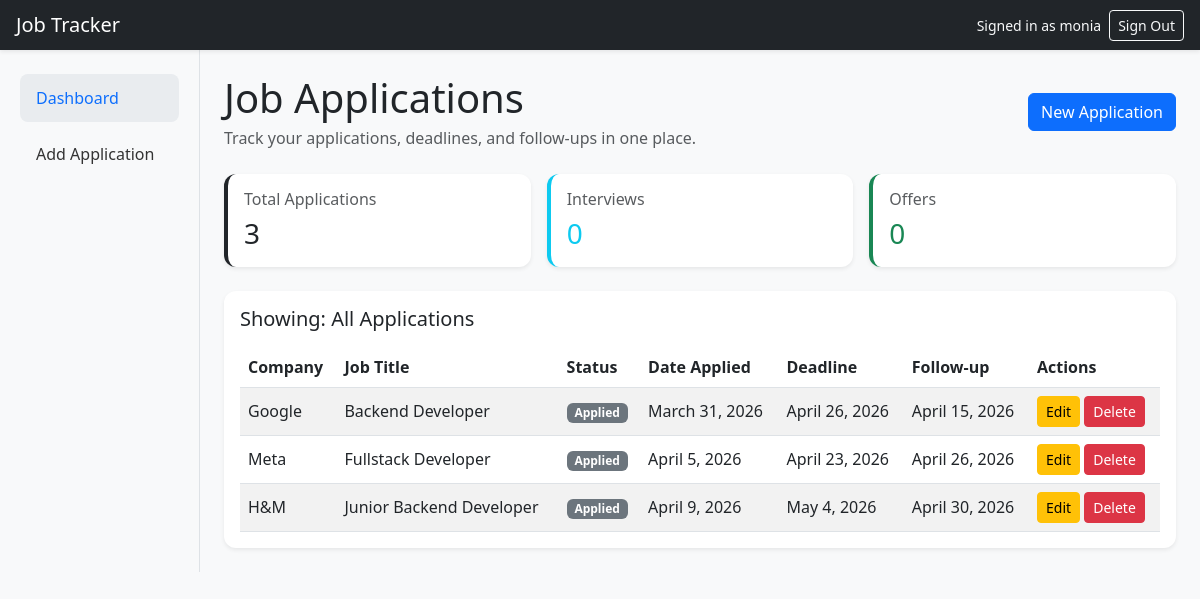
Page / (signed in) on the earlier database version.
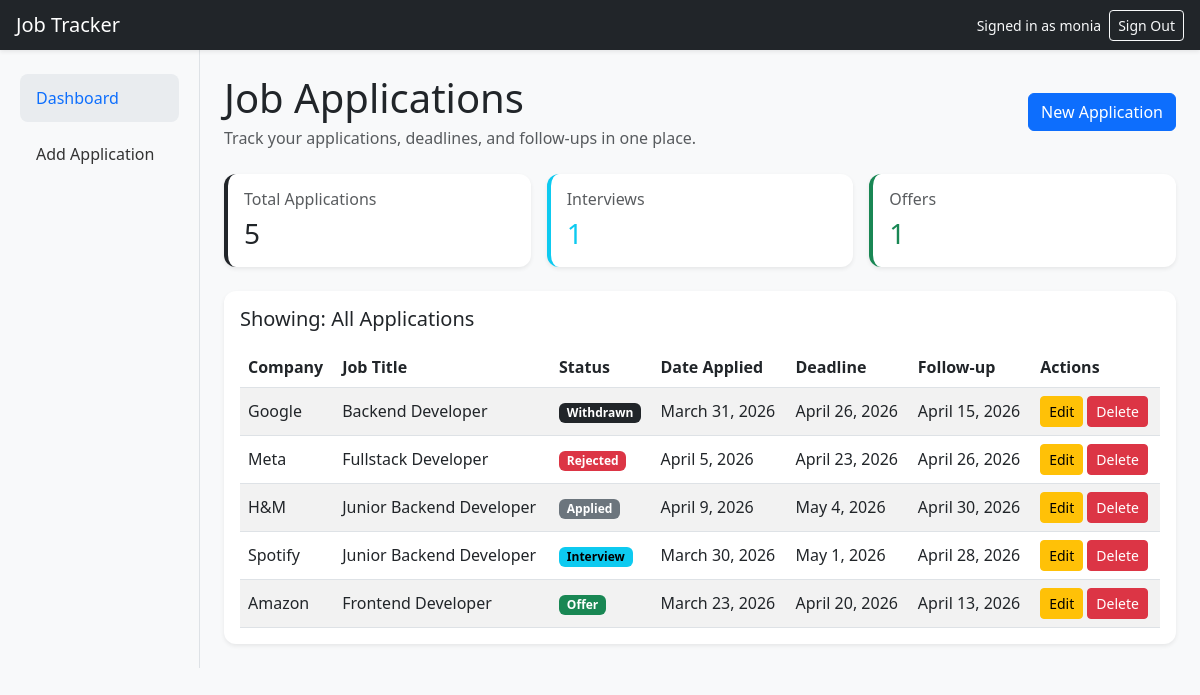
Same page on the later database version.
### tracker/models.py (models this page shows, shortened)
class JobApplication(models.Model):
    STATUS_CHOICES = [
        ("applied", "Applied"),
        ("interview", "Interview"),
        ("offer", "Offer"),
        ("rejected", "Rejected"),
        ("withdrawn", "Withdrawn"),
    ]
    user = models.ForeignKey(User, on_delete=models.CASCADE)
    company_name = models.CharField(max_length=100)
    job_title = models.CharField(max_length=100)
    status = models.CharField(
        max_length=20,
        choices=STATUS_CHOICES,
        default="applied",
    )
    date_applied = models.DateField()
    deadline = models.DateField(blank=True, null=True)
    follow_up_date = models.DateField(blank=True, null=True)
    contact_email = models.EmailField(blank=True)
    job_link = models.URLField(blank=True)
    notes = models.TextField(blank=True)

### tracker/views.py (the view)
# urls.py: path("", views.application_list, name="application_list"),
@login_required
def application_list(request):
    applications = JobApplication.objects.filter(user=request.user)
    status_filter = request.GET.get("status")
    if status_filter:
        applications = applications.filter(status=status_filter)
    stats = JobApplication.objects.filter(user=request.user).aggregate(
        total_applications=Count("id"),
        interview_count=Count("id", filter=Q(status="interview")),
        offer_count=Count("id", filter=Q(status="offer")),
    )
    return render(
        request,
        "tracker/application_list.html",
        {
            "applications": applications,
            "total_applications": stats["total_applications"],
            "interview_count": stats["interview_count"],
            "offer_count": stats["offer_count"],
            "status_filter": status_filter,
        },
    )

### tracker/templates/tracker/application_list.html
{% extends "tracker/base.html" %} {% block content %}
<div
  class="d-flex flex-column flex-sm-row justify-content-between align-items-start align-items-sm-center gap-3 mb-4"
>
  <div>
    <h1 class="mb-1">Job Applications</h1>
    <p class="text-muted mb-0">
      Track your applications, deadlines, and follow-ups in one place.
    </p>
  </div>
  <a href="{% url 'add_application' %}" class="btn btn-primary">
    New Application
  </a>
</div>
<div class="row g-3 mb-4">
  <div class="col-md-4">
    <a
      href="{% url 'application_list' %}"
      class="text-decoration-none text-dark"
    >
      <div
        class="card shadow-sm border-0 h-100 dashboard-card border-start border-4 border-dark"
      >
        <div class="card-body">
          <h6 class="text-muted mb-2">Total Applications</h6>
          <h3 class="mb-0 text-dark">{{ total_applications }}</h3>
        </div>
      </div>
    </a>
  </div>
  <div class="col-md-4">
    <a
      href="{% url 'application_list' %}?status=interview"
      class="text-decoration-none text-dark"
    >
      <div
        class="card shadow-sm border-0 h-100 dashboard-card border-start border-4 border-info"
      >
        <div class="card-body">
          <h6 class="text-muted mb-2">Interviews</h6>
          <h3 class="mb-0 text-info">{{ interview_count }}</h3>
        </div>
      </div>
    </a>
  </div>
  <div class="col-md-4">
    <a
      href="{% url 'application_list' %}?status=offer"
      class="text-decoration-none text-dark"
    >
      <div
        class="card shadow-sm border-0 h-100 dashboard-card border-start border-4 border-success"
      >
        <div class="card-body">
          <h6 class="text-muted mb-2">Offers</h6>
          <h3 class="mb-0 text-success">{{ offer_count }}</h3>
        </div>
      </div>
    </a>
  </div>
</div>
<div class="card shadow-sm border-0">
  <div class="card-body">
    {% if status_filter == "interview" %}
    <h5 class="mb-3">Showing: Interview Applications</h5>
    {% elif status_filter == "offer" %}
    <h5 class="mb-3">Showing: Offer Applications</h5>
    {% else %}
    <h5 class="mb-3">Showing: All Applications</h5>
    {% endif %} {% if applications %}
    <div class="table-responsive">
      <table class="table table-striped table-hover align-middle mb-0">
        <thead>
          <tr>
            <th>Company</th>
            <th>Job Title</th>
            <th>Status</th>
            <th>Date Applied</th>
            <th>Deadline</th>
            <th>Follow-up</th>
            <th>Actions</th>
          </tr>
        </thead>
        <tbody>
          {% for application in applications %}
          <tr>
            <td>{{ application.company_name }}</td>
            <td>{{ application.job_title }}</td>
            <td>
              {% if application.status == "applied" %}
              <span class="badge text-bg-secondary">Applied</span>
              {% elif application.status == "interview" %}
              <span class="badge text-bg-info">Interview</span>
              {% elif application.status == "offer" %}
              <span class="badge text-bg-success">Offer</span>
              {% elif application.status == "rejected" %}
              <span class="badge text-bg-danger">Rejected</span>
              {% else %}
              <span class="badge text-bg-dark">Withdrawn</span>
              {% endif %}
            </td>
            <td>{{ application.date_applied }}</td>
            <td>{{ application.deadline }}</td>
            <td>{{ application.follow_up_date }}</td>
            <td>
              <a
                href="{% url 'edit_application' application.pk %}"
                class="btn btn-sm btn-warning"
              >
                Edit
              </a>
              <a
                href="{% url 'delete_application' application.pk %}"
                class="btn btn-sm btn-danger"
              >
                Delete
              </a>
            </td>
          </tr>
          {% endfor %}
        </tbody>
      </table>
    </div>
    {% else %}
    <p class="mb-0">No job applications found for this filter.</p>
    {% endif %}
  </div>
</div>
{% endblock %}

Differences in the rows shown:
changed JobApplication "Google": status "Applied" → "Withdrawn"
changed JobApplication "Meta": status "Applied" → "Rejected"
added JobApplication: company_name "Spotify", job_title "Junior Backend Developer", status "Interview", date_applied "March 30, 2026", deadline "May 1, 2026", follow_up_date "April 28, 2026"
added JobApplication: company_name "Amazon", job_title "Frontend Developer", status "Offer", date_applied "March 23, 2026", deadline "April 20, 2026", follow_up_date "April 13, 2026"
Other differences:
{{ total_applications }}: "3" → "5"
{{ interview_count }}: "0" → "1"
{{ offer_count }}: "0" → "1"
